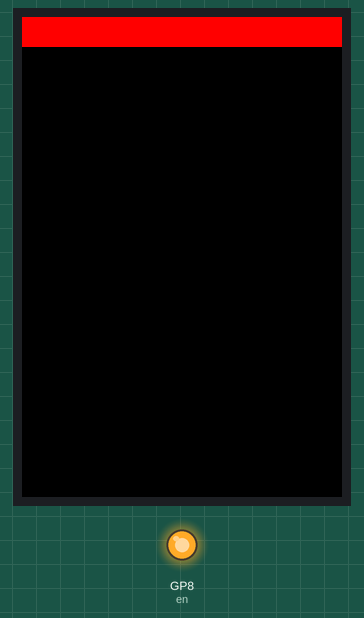
This program was run on a simulated Raspberry Pi Pico running MicroPython. On the bench: 320×480 colour display, output pins drawn as LEDs (lit = HIGH). Pins used as bus, display or sensor lines are not drawn; what the program prints to the serial console is not drawn. At 1.7 s the program stops and its outputs stay as they are.

Above: at 1.1 s.
At 1.8 s:
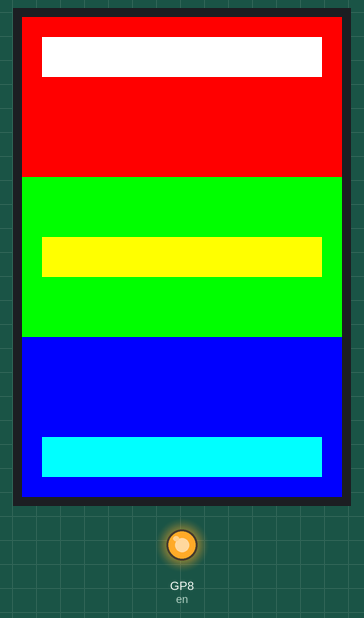
Timing chart, 0 to 3.2 s (numbered marks = the images above):
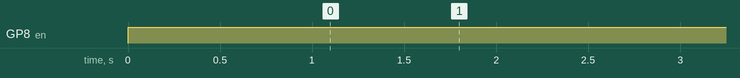

Measured:
- by itself, GP8 (en): LOW → HIGH at 0.00 s
- what the display in image 0 shows lasts 0.7 s, from 1.0 s to 1.7 s

The program:

lcd_test.py
```python
"""ST7796S bring-up on MeasurementADC (Waveshare 29318).

Pins are not a hardware SPI pair (SCK=GP3, MOSI=GP4), so this uses SoftSPI.
Do not touch GP9 (SCKI sense) or GP15 (ADC_nMR; OD only, do not drive H).
"""
import time
from machine import Pin, SoftSPI

LCD_W = 320
LCD_H = 480

# RGB565
RED = 0xF800
GREEN = 0x07E0
BLUE = 0x001F
WHITE = 0xFFFF
BLACK = 0x0000
YELLOW = 0xFFE0
CYAN = 0x07FF


def _u16(c):
    return bytes((c >> 8, c & 0xFF))


class Lcd:
    def __init__(self):
        self.en = Pin(8, Pin.OUT, value=1)
        self.cs = Pin(5, Pin.OUT, value=1)
        self.dc = Pin(6, Pin.OUT, value=1)
        self.rst = Pin(7, Pin.OUT, value=1)
        self.spi = SoftSPI(
            baudrate=4_000_000,
            polarity=0,
            phase=0,
            sck=Pin(3),
            mosi=Pin(4),
            miso=Pin(14),
        )
        self._init()

    def _cmd(self, c, data=b""):
        self.dc(0)
        self.cs(0)
        self.spi.write(bytes((c,)))
        if data:
            self.dc(1)
            self.spi.write(data if isinstance(data, (bytes, bytearray)) else bytes(data))
        self.cs(1)

    def _init(self):
        self.rst(0)
        time.sleep_ms(100)
        self.rst(1)
        time.sleep_ms(10)
        self._cmd(0x11)
        time.sleep_ms(120)
        self._cmd(0x36, b"\x08")
        self._cmd(0x3A, b"\x05")
        self._cmd(0xF0, b"\xC3")
        self._cmd(0xF0, b"\x96")
        self._cmd(0xB4, b"\x01")
        self._cmd(0xB7, b"\xC6")
        self._cmd(0xC0, b"\x80\x45")
        self._cmd(0xC1, b"\x13")
        self._cmd(0xC2, b"\xA7")
        self._cmd(0xC5, b"\x0A")
        self._cmd(0xE8, b"\x40\x8A\x00\x00\x29\x19\xA5\x33")
        self._cmd(0xE0, b"\xD0\x08\x0F\x06\x06\x33\x30\x33\x47\x17\x13\x13\x2B\x31")
        self._cmd(0xE1, b"\xD0\x0A\x11\x0B\x09\x07\x2F\x33\x47\x38\x15\x16\x2C\x32")
        self._cmd(0xF0, b"\x3C")
        self._cmd(0xF0, b"\x69")
        time.sleep_ms(120)
        self._cmd(0x21)
        self._cmd(0x29)

    def window(self, x0, y0, x1, y1):
        self._cmd(0x2A, bytes((x0 >> 8, x0 & 0xFF, x1 >> 8, x1 & 0xFF)))
        self._cmd(0x2B, bytes((y0 >> 8, y0 & 0xFF, y1 >> 8, y1 & 0xFF)))
        self._cmd(0x2C)

    def fill_rect(self, x, y, w, h, color):
        self.window(x, y, x + w - 1, y + h - 1)
        pix = _u16(color)
        line = pix * w
        self.dc(1)
        self.cs(0)
        for _ in range(h):
            self.spi.write(line)
        self.cs(1)

    def fill(self, color):
        self.fill_rect(0, 0, LCD_W, LCD_H, color)


def main():
    print("lcd init")
    lcd = Lcd()
    print("fill bars")
    lcd.fill(BLACK)
    lcd.fill_rect(0, 0, LCD_W, 160, RED)
    lcd.fill_rect(0, 160, LCD_W, 160, GREEN)
    lcd.fill_rect(0, 320, LCD_W, 160, BLUE)
    lcd.fill_rect(20, 20, LCD_W - 40, 40, WHITE)
    lcd.fill_rect(20, 220, LCD_W - 40, 40, YELLOW)
    lcd.fill_rect(20, 420, LCD_W - 40, 40, CYAN)
    print("done")


main()
```
